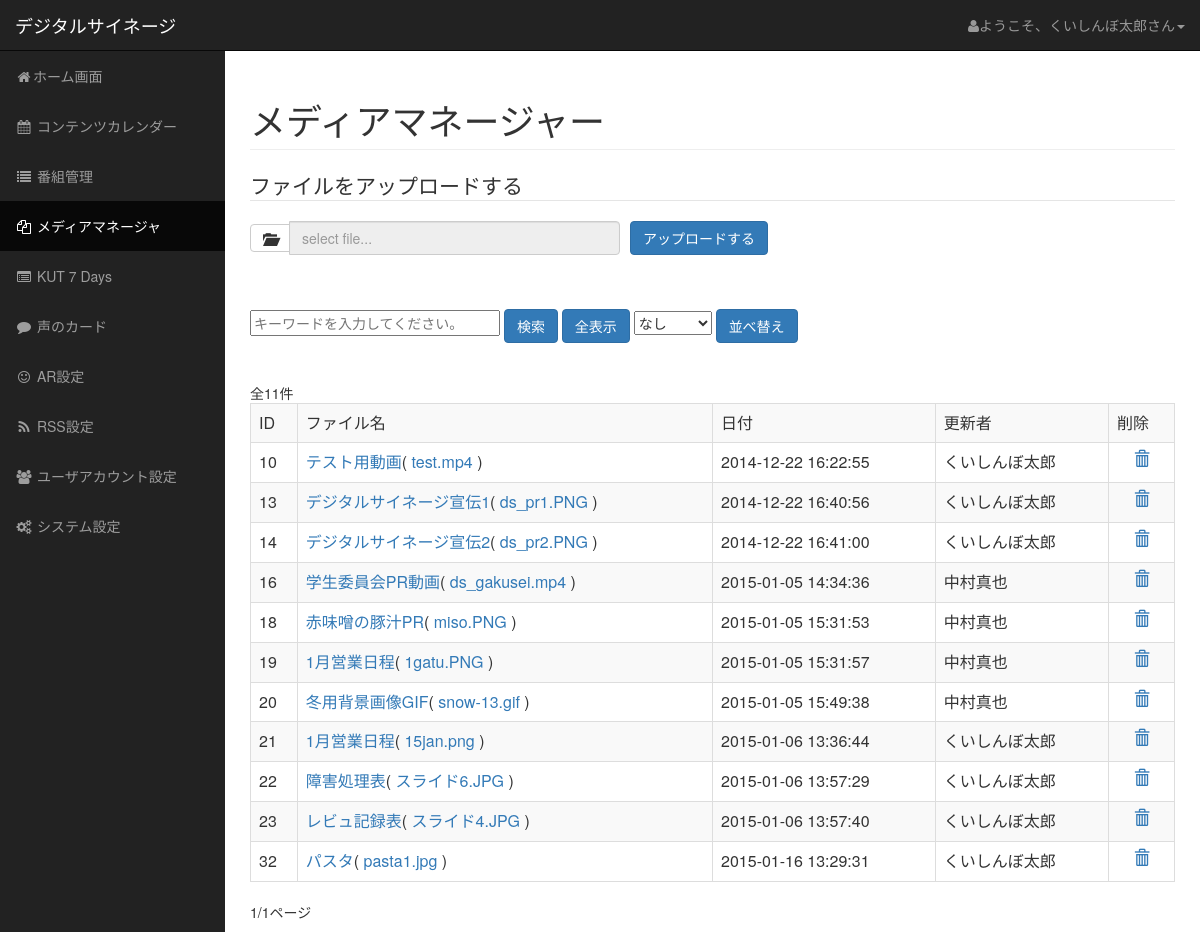
The page /kuishinbo/admin/media.php (signed in) on the database its author committed.
### tables this page shows
CREATE TABLE IF NOT EXISTS `media` (
`media_id` int(10) unsigned NOT NULL,
  `admin_user_id` int(10) unsigned NOT NULL,
  `file_name` varchar(255) DEFAULT NULL,
  `content_name` varchar(255) NOT NULL,
  `create_date` datetime NOT NULL,
  `content` text NOT NULL,
  `content_type` varchar(20) NOT NULL
);

### kuishinbo/connect.php (called while the page is built, shortened)
<?php
	function h($str) {
		return htmlspecialchars($str,ENT_QUOTES,'UTF-8');
	}
?>

### kuishinbo/admin/media.php (the view, shortened to what this page needs)
<?php
	require('./login_check.php');
				?>
				<?php
	$NUM = 30;
	$PAGE = empty($_GET["page"])? 0:$_GET["page"];
	$DISPLAY_NUM = $NUM * $PAGE;
	$search_sql = "SELECT COUNT(*) FROM media, admin_user WHERE media.admin_user_id = admin_user.admin_user_id ";
	if (!$result_search = $mysqli->query($search_sql)) echo 'Error:' .$mysqli->error;
	if (!$row_search = $result_search->fetch_row()) echo 'Error:' .$mysqli->error;
	$cnt = $row_search[0];
	$MAX_PAGE = ceil($cnt/$NUM);
	if(isset($_POST["sort"])) {
		if($_POST["sort"] == "1" || $_POST["sort"] == "0" || isset($_POST["all"])) {
  			$query = sprintf('SELECT media.media_id, media.content_name, media.file_name, media.create_date, admin_user.name
				  FROM media, admin_user
				  WHERE media.admin_user_id = admin_user.admin_user_id LIMIT %d, %d', $DISPLAY_NUM, $NUM);
			$result = $mysqli->query($query);
			if (!$result) {
    				print('クエリが失敗しました。' . $mysqli->error);
   				$mysqli->close();
	  			exit();
			}
		} else 	if(($_POST["sort"]) == "2" || $select == "2") {
  			$query = sprintf('SELECT media.media_id, media.content_name, media.file_name, media.create_date, admin_user.name
				 FROM media, admin_user
				 WHERE media.admin_user_id = admin_user.admin_user_id
				 ORDER BY media_id DESC LIMIT %d, %d', $DISPLAY_NUM, $NUM);
			$result = $mysqli->query($query);
			if (!$result) {
    				print('クエリが失敗しました。' . $mysqli->error);
   				$mysqli->close();
  				exit();
			}
		} else 	if(($_POST["sort"]) == "3") {
  			$query = sprintf('SELECT media.media_id, media.content_name, media.file_name, media.create_date, admin_user.name
				 FROM media, admin_user
				 WHERE media.admin_user_id = admin_user.admin_user_id
				 ORDER BY create_date ASC LIMIT %d, %d', $DISPLAY_NUM, $NUM);
			$result = $mysqli->query($query);
			if (!$result) {
    				print('クエリが失敗しました。' . $mysqli->error);
				$mysqli->close();
  				exit();
			}
		} else 	if(($_POST["sort"]) == "4") {
  			$query = sprintf('SELECT media.media_id, media.content_name, media.file_name, media.create_date, admin_user.name
				 FROM media, admin_user
				 WHERE media.admin_user_id = admin_user.admin_user_id
				 ORDER BY create_date DESC LIMIT %d, %d', $DISPLAY_NUM, $NUM);
			$result = $mysqli->query($query);
			if (!$result) {
    				print('クエリが失敗しました。' . $mysqli->error);
   				$mysqli->close();
				exit();
			}
		} else 	if(($_POST["sort"]) == "5") {
  			$query = sprintf('SELECT media.media_id, media.content_name, media.file_name, media.create_date, admin_user.name
				 FROM media, admin_user
				 WHERE media.admin_user_id = admin_user.admin_user_id
				 ORDER BY admin_user.admin_user_id ASC LIMIT %d, %d', $DISPLAY_NUM, $NUM);
			$result = $mysqli->query($query);
			if (!$result) {
    				print('クエリが失敗しました。' . $mysqli->error);
				$mysqli->close();
	  			exit();
			}
		}
	}
	else {
 		$query = sprintf('SELECT media.media_id, media.content_name, media.file_name, media.create_date, admin_user.name
			  FROM media, admin_user WHERE media.admin_user_id = admin_user.admin_user_id LIMIT %d, %d', $DISPLAY_NUM, $NUM);
		$result = $mysqli->query($query);
	}
?>
<!DOCTYPE html>
<html leng="en">
	<head>
    <link href="../bootstrap/css/bootstrap.min.css" rel="stylesheet">
    <link href="../bootstrap/css/sb-admin.css" rel="stylesheet">
    <link href="../bootstrap/font-awesome-4.1.0/css/font-awesome.min.css" rel="stylesheet" type="text/css">
	<link rel="stylesheet" type="text/css" href="../css/media.css">
	</head>
  	<body>
    <div id="wrapper">
        <nav class="navbar navbar-inverse navbar-fixed-top" role="navigation">
            <div class="navbar-header">
                <a class="navbar-brand" href="../index.php">デジタルサイネージ</a>
            </div>
            <ul class="nav navbar-right top-nav">
                <li class="dropdown">
                    <a aria-expanded="false" href="#" class="dropdown-toggle" data-toggle="dropdown"><i class="fa fa-user"></i>ようこそ、<?php echo h($_SESSION["NAME"]); ?>さん<b class="caret"></b></a>
                </li>
            </ul>
            <div class="collapse navbar-collapse navbar-ex1-collapse">
                <ul class="nav navbar-nav side-nav">
                    <li>
                        <a href="index.php"><i class="fa fa-fw fa-home"></i>ホーム画面</a>
                    </li>
                    <li>
                        <a href="content.php"><i class="fa fa-fw fa-calendar"></i> コンテンツカレンダー</a>
                    </li>
                    <li>
                        <a href="program.php"><i class="fa fa-fw fa-list"></i> 番組管理</a>
                    </li>
                    <li class="active">
                        <a href="media.php"><i class="fa fa-fw fa-files-o"></i> メディアマネージャ</a>
                    </li>
                    <li>
                        <a href="kut7days.php"><i class="fa fa-fw fa-list-alt"></i> KUT 7 Days</a>
                    </li>
                    <li>
                        <a href="koe.php"><i class="fa fa-fw fa-comment"></i> 声のカード</a>
                    </li>
                    <li>
                        <a href="ar.php"><i class="fa fa-fw fa-smile-o"></i> AR設定</a>
                    </li>
                    <li >
                        <a href="rss.php"><i class="fa fa-fw fa-rss"></i> RSS設定</a>
                    </li>
                    <li>
                        <a href="user.php"><i class="fa fa-fw fa-users"></i> ユーザアカウント設定</a>
                    </li>
                    <li>
                        <a href="system.php"><i class="fa fa-fw fa-cogs"></i> システム設定</a>
                    </li>
                </ul>
            </div>
        </nav>
        <div id="page-wrapper" >
            <div class = "container-fluid">
                <div class="row">
                 <div class = "col-lg-12">
                        <h1 class="page-header">メディアマネージャー</h1>
                <form id="mediaUpload" name="mediaUpload" action="" method="POST" enctype="multipart/form-data" >
                <fieldset>
                <legend>ファイルをアップロードする</legend>
              <div style="width:40%;float:left;margin-right:10px;" class="input-group">
              <span class="input-group-btn">
                      <button class="btn btn-default" type="button" onclick="$('#upfile').click();">
                          <i class="glyphicon glyphicon-folder-open"></i>
                      </button>
                  </span>
                   <input id="fake_input_file" readonly type="text" class="form-control" onClick="$('#upfile').click();" placeholder="select file..." disabled>
              </div>
                <input type="submit" id="upload" class = "btn btn-primary" name="upload" value="アップロードする">
                </fieldset>
                </form>
                <br />
                <br />
                  <form style="display:inline" id="ketwordSearchForm" name="keywordSearchForm" action="" method="POST">
                   <input type="text" style="width:250px;" placeholder="キーワードを入力してください。" id="keyword" name="keyword" value = "<?php echo"$keyWord"?>">
                   <input type="submit" id="keywordSearch" name="keywordSearch" class = "btn btn-primary" value="検索">
                  </form>
                 <form style="display:inline" id="allForm" name="allForm" action="" method="POST">
                   <input type="submit" id="all" name="all" class = "btn btn-primary" value="全表示">
                  </form>
                    <form style="display:inline" id="tableSort" name="tableSort" action="" method="POST">
                        <select name="sort">
                        <option value="0" selected>なし</option>
                        </select>
                        <input type="submit" name="dbsort" class = "btn btn-primary"value="並べ替え">
                        </form>
                      <br/>
                      <br/>
                      <br/>
全<?php echo h($row_search[0]); ?>件
  <table class = "table table-striped table-bordered">
  <tr>
  <td>ID</td>
  <td>ファイル名</td>
  <td>日付</td>
  <td>更新者</td>
  <td>削除</td>
  </tr>
  <?php while($row = $result->fetch_assoc()): ?>
	<tr>
	 <td> <?php echo h($row['media_id']);?> </td>
	 <td> <a href="./media.php?media_id=<?php echo h($row['media_id']);?>"> <?php echo h($row['content_name']);?></a>(<a href="../upload/<?php echo h(basename($row['file_name']));?>"> <?php echo h(basename($row['file_name']));?> </a>)</td>
	 <td> <?php echo h($row['create_date']);?> </td>
	 <td> <?php echo h($row['name']);?> </td>
	 <td><center><a class = "glyphicon glyphicon-trash" href="./del.php?media_id=<?php echo h($row['media_id'])?>&file_name=<?php echo h($row['file_name'])?>"></a></center></td>
       	</tr>
  <?php endwhile; ?>
  </table>
<?php echo h($PAGE+1). "/". h($MAX_PAGE); ?>ページ<br>
				</div>
      </div>
            </div>
        </div>
    </div>
  </body>
</html>

### kuishinbo/css/media.css (style rules this page uses)
table { margin: 0 auto; width: 1000px; }

### rows shown on the page
media: media_id "10", content_name "テスト用動画", file_name "test.mp4", create_date "2014-12-22 16:22:55", admin_user.name "くいしんぼ太郎"
media: media_id "13", content_name "デジタルサイネージ宣伝1", file_name "ds_pr1.PNG", create_date "2014-12-22 16:40:56", admin_user.name "くいしんぼ太郎"
media: media_id "14", content_name "デジタルサイネージ宣伝2", file_name "ds_pr2.PNG", create_date "2014-12-22 16:41:00", admin_user.name "くいしんぼ太郎"
media: media_id "16", content_name "学生委員会PR動画", file_name "ds_gakusei.mp4", create_date "2015-01-05 14:34:36", admin_user.name "中村真也"
media: media_id "18", content_name "赤味噌の豚汁PR", file_name "miso.PNG", create_date "2015-01-05 15:31:53", admin_user.name "中村真也"
media: media_id "19", content_name "1月営業日程", file_name "1gatu.PNG", create_date "2015-01-05 15:31:57", admin_user.name "中村真也"
media: media_id "20", content_name "冬用背景画像GIF", file_name "snow-13.gif", create_date "2015-01-05 15:49:38", admin_user.name "中村真也"
media: media_id "21", content_name "1月営業日程", file_name "15jan.png", create_date "2015-01-06 13:36:44", admin_user.name "くいしんぼ太郎"
media: media_id "22", content_name "障害処理表", file_name "スライド6.JPG", create_date "2015-01-06 13:57:29", admin_user.name "くいしんぼ太郎"
media: media_id "23", content_name "レビュ記録表", file_name "スライド4.JPG", create_date "2015-01-06 13:57:40", admin_user.name "くいしんぼ太郎"
media: media_id "32", content_name "パスタ", file_name "pasta1.jpg", create_date "2015-01-16 13:29:31", admin_user.name "くいしんぼ太郎"

### other values the page prints
$_SESSION["NAME"] "くいしんぼ太郎"
$row_search[0] "11"
$PAGE+1 "1"
$MAX_PAGE "1"
